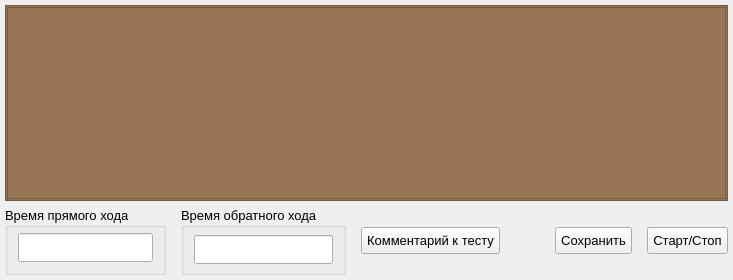
      <widget class="QWidget" name="tab_strokeTest">
       <property name="enabled">
        <bool>true</bool>
       </property>
       <property name="focusPolicy">
        <enum>Qt::FocusPolicy::StrongFocus</enum>
       </property>
       <attribute name="title">
        <string>Тест полного хода</string>
       </attribute>
       <layout class="QVBoxLayout" name="verticalLayout_26">
        <property name="leftMargin">
         <number>5</number>
        </property>
        <property name="topMargin">
         <number>5</number>
        </property>
        <property name="rightMargin">
         <number>5</number>
        </property>
        <property name="bottomMargin">
         <number>5</number>
        </property>
        <item>
         <widget class="QFrame" name="frame_chart_stroke">
          <property name="styleSheet">
           <string notr="true">background-color: rgb(152, 118, 84);</string>
          </property>
          <property name="frameShape">
           <enum>QFrame::Shape::StyledPanel</enum>
          </property>
          <property name="frameShadow">
           <enum>QFrame::Shadow::Raised</enum>
          </property>
          <layout class="QVBoxLayout" name="verticalLayout_44">
           <property name="spacing">
            <number>3</number>
           </property>
           <property name="leftMargin">
            <number>1</number>
           </property>
           <property name="topMargin">
            <number>1</number>
           </property>
           <property name="rightMargin">
            <number>1</number>
           </property>
           <property name="bottomMargin">
            <number>1</number>
           </property>
           <item>
            <widget class="MyChart" name="Chart_stroke"/>
           </item>
          </layout>
         </widget>
        </item>
        <item>
         <layout class="QHBoxLayout" name="horizontalLayout_strokeTest_menu">
          <property name="spacing">
           <number>15</number>
          </property>
          <item>
           <widget class="QGroupBox" name="groupBox_strokeTest_forwardTime">
            <property name="font">
             <font>
              <family>Segoe UI</family>
              <pointsize>10</pointsize>
             </font>
            </property>
            <property name="title">
             <string>Время прямого хода</string>
            </property>
            <layout class="QHBoxLayout" name="horizontalLayout_19">
             <property name="spacing">
              <number>0</number>
             </property>
             <property name="leftMargin">
              <number>10</number>
             </property>
             <property name="topMargin">
              <number>5</number>
             </property>
             <property name="rightMargin">
              <number>10</number>
             </property>
             <property name="bottomMargin">
              <number>10</number>
             </property>
             <item>
              <widget class="QLineEdit" name="lineEdit_strokeTest_forwardTime">
               <property name="sizePolicy">
                <sizepolicy hsizetype="Preferred" vsizetype="Fixed">
                 <horstretch>0</horstretch>
                 <verstretch>0</verstretch>
                </sizepolicy>
               </property>
               <property name="focusPolicy">
                <enum>Qt::FocusPolicy::NoFocus</enum>
               </property>
               <property name="styleSheet">
                <string notr="true">padding: 5px 5px;</string>
               </property>
               <property name="alignment">
                <set>Qt::AlignmentFlag::AlignCenter</set>
               </property>
               <property name="readOnly">
                <bool>true</bool>
               </property>
              </widget>
             </item>
            </layout>
           </widget>
          </item>
          <item>
           <widget class="QGroupBox" name="groupBox__strokeTest_backwardTime">
            <property name="font">
             <font>
              <family>Segoe UI</family>
              <pointsize>10</pointsize>
             </font>
            </property>
            <property name="title">
             <string>Время обратного хода</string>
            </property>
            <layout class="QHBoxLayout" name="horizontalLayout_20">
             <property name="spacing">
              <number>0</number>
             </property>
             <property name="leftMargin">
              <number>10</number>
             </property>
             <property name="topMargin">
              <number>5</number>
             </property>
             <property name="rightMargin">
              <number>10</number>
             </property>
             <property name="bottomMargin">
              <number>5</number>
             </property>
             <item>
              <widget class="QLineEdit" name="lineEdit_strokeTest_backwardTime">
               <property name="sizePolicy">
                <sizepolicy hsizetype="Preferred" vsizetype="Fixed">
                 <horstretch>0</horstretch>
                 <verstretch>0</verstretch>
                </sizepolicy>
               </property>
               <property name="focusPolicy">
                <enum>Qt::FocusPolicy::NoFocus</enum>
               </property>
               <property name="styleSheet">
                <string notr="true">padding: 5px 5px;</string>
               </property>
               <property name="alignment">
                <set>Qt::AlignmentFlag::AlignCenter</set>
               </property>
               <property name="readOnly">
                <bool>true</bool>
               </property>
              </widget>
             </item>
            </layout>
           </widget>
          </item>
          <item>
           <widget class="QPushButton" name="pushButton_commentStrokeTest">
            <property name="font">
             <font>
              <family>Segoe UI</family>
              <pointsize>10</pointsize>
             </font>
            </property>
            <property name="styleSheet">
             <string notr="true">padding: 5px 5px;</string>
            </property>
            <property name="text">
             <string>Комментарий к тесту</string>
            </property>
           </widget>
          </item>
          <item>
           <spacer name="horizontalSpacer_strokeTest_menu">
            <property name="orientation">
             <enum>Qt::Orientation::Horizontal</enum>
            </property>
            <property name="sizeHint" stdset="0">
             <size>
              <width>40</width>
              <height>20</height>
             </size>
            </property>
           </spacer>
          </item>
          <item>
           <widget class="QPushButton" name="pushButton_strokeTest_save">
            <property name="sizePolicy">
             <sizepolicy hsizetype="Preferred" vsizetype="Fixed">
              <horstretch>0</horstretch>
              <verstretch>0</verstretch>
             </sizepolicy>
            </property>
            <property name="font">
             <font>
              <family>Segoe UI</family>
              <pointsize>10</pointsize>
             </font>
            </property>
            <property name="styleSheet">
             <string notr="true">padding: 5px 5px;</string>
            </property>
            <property name="text">
             <string>Сохранить</string>
            </property>
            <property name="shortcut">
             <string>.</string>
            </property>
           </widget>
          </item>
          <item>
           <widget class="QPushButton" name="pushButton_strokeTest_start">
            <property name="sizePolicy">
             <sizepolicy hsizetype="Preferred" vsizetype="Fixed">
              <horstretch>0</horstretch>
              <verstretch>0</verstretch>
             </sizepolicy>
            </property>
            <property name="font">
             <font>
              <family>Segoe UI</family>
              <pointsize>10</pointsize>
             </font>
            </property>
            <property name="styleSheet">
             <string notr="true">padding: 5px 5px;</string>
            </property>
            <property name="text">
             <string>Старт/Стоп</string>
            </property>
           </widget>
          </item>
         </layout>
        </item>
       </layout>
      </widget>
